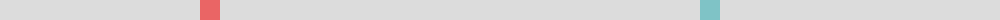
Frame 1 (no input)
Frame 60 (no input): identical to frame 1, image omitted
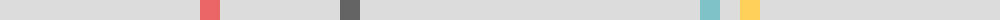
Frame 120 (the mouse pressed at the canvas centre since frame 60)

The p5.js sketch that drew these frames (run headless with seeded random() and noise() and a simulated clock; from frame 60 on, the mouse is pressed at the canvas centre):

// p5.js sketch
// ── sketch.js
let displaySize = 50;
let pixelSize = 20;
let BG = 235;

let playerOne;
let playerTwo;

let display;
let controller;

let golds = [];
let rocks = [];

function setup() {
    createCanvas((displaySize * pixelSize), pixelSize);
  
    display = new Display(displaySize, pixelSize);
    playerOne = new PlayerOne(color(127, 195, 198), parseInt(random(0, displaySize)), displaySize);
    playerTwo = new PlayerTwo(color(234, 101, 101), parseInt(random(0, displaySize)), displaySize);

    controller = new Controller();
}

function draw() {
    background(BG,BG,BG);
    controller.update();
    display.show();
    if (playerTwo.isExploding) {
        playerTwo.explode();  // Run explosion animation when Player 2 is exploding
    }
}

// ── controller.js
class Controller {
  constructor() {
      this.gameState = "PLAY";
      this.startTime = millis(); 
      this.lastDropTime = 0;
      this.hideStartTime = 0;
      this.isHidden = false;
  }

  update() {
      let currentTime = millis();
      display.clear();

      switch (this.gameState) {
          case "PLAY":
              if (this.isHidden) {
                  if (currentTime - this.hideStartTime >= 1000) {
                      this.isHidden = false;
                  }
              }

              display.setPixel(playerTwo.position, playerTwo.playerColor);

              if (!this.isHidden) {
                  display.setPixel(playerOne.position, playerOne.playerColor);
              }

              // 检查 playerTwo 是否正在爆炸
              if (playerTwo.isExploding) {
                  playerTwo.explode();
              }

              // 检查是否生成新的 gold 和 rock
              if (currentTime - this.lastDropTime > 2000) {
                  let newGoldPos = parseInt(random(0, displaySize));
                  let newRockPos = parseInt(random(0, displaySize));

                  while (abs(newGoldPos - newRockPos) < 3) {
                      newRockPos = parseInt(random(0, displaySize));
                  }

                  if (golds.length < 10) {
                      golds.push(newGoldPos);      
                  }
                  if (rocks.length < 10) {
                      rocks.push(newRockPos);
                  }

                  this.lastDropTime = currentTime;
              }

              golds.forEach(pos => {
                  display.setPixel(pos, color(255, 208, 90));  
              });
              rocks.forEach(pos => {
                  display.setPixel(pos, color(100, 100, 100)); 
              });

              if (golds.includes(playerOne.position)) {
                  golds = golds.filter(pos => pos !== playerOne.position); // 玩家1碰到gold后移除
              }

              break;

              case "SCORE":       
            
                // reset everyone's score
                playerOne.score = 0;
                playerTwo.score = 0;

                // put the target somewhere else, so we don't restart the game with player and target in the same place
                target.position = parseInt(random(1,displaySize));

                //light up w/ winner color by populating all pixels in buffer with their color
                display.setAllPixels(score.winner);                    

                break;
      }
  }

  endGame() {
      this.gameState = "GAME_OVER";
      console.log("游戏结束");
  }
}

function keyPressed() {
  if (key == 'A' || key == 'a') {
      playerOne.move(-1);
  }

  if (key == 'D' || key == 'd') {
      playerOne.move(1);
  }

  if (key == 'J' || key == 'j') {
      playerTwo.move(-1);
  }

  if (key == 'L' || key == 'l') {
      playerTwo.move(1);
  }

  if (key == 'H' || key == 'h') {
      controller.hideStartTime = millis();
      controller.isHidden = true;
  }
  
  if (key == 'O' || key == 'o') {
    playerTwo.startExplosion(); 
  }
}

// ── display.js
class Display {

    constructor(_displaySize, _pixelSize) {
  
      this.displaySize = _displaySize;
      this.pixelSize = _pixelSize;
      this.initColor = color(220, 220, 220);      // black color
      this.displayBuffer = [];

      // Assign black to all pixels. Black = off
      for(let i = 0; i < this.displaySize; i++){
        this.displayBuffer[i] = this.initColor;
      }
  
    }
  
     // Color a specific pixel in the buffer
    setPixel(  _index,  _color) {
        this.displayBuffer[_index]  = _color;
    }
  

    // Color all pixels in the buffer
    setAllPixels( _color) {
      
      for(let i = 0; i < displaySize; i++) { 
        display.setPixel(i, _color); 
      }
    }


    // Now write it to screen
    // This is the only function in the entire software that writes something directly to the screen. I recommend you keep it this way.
    show() {
      for (let i =0; i< this.displaySize; i++) {
        noStroke();
        fill(this.displayBuffer[i]);
        rect(i*this.pixelSize,0,this.pixelSize,this.pixelSize);
      }
    }


    
    // Let's empty the display before we start adding things to it again
    clear() {

        for(let i = 0; i < this.displaySize; i++) {    
          this.displayBuffer[i] = this.initColor; 
        }
    }
    

  }
// ── player.js
class PlayerOne {
  
    constructor(_color, _position, _displaySize) {
        this.playerColor = _color;
        this.position = _position;
        this.score = 0;
        this.displaySize = _displaySize;
    }

    move(_direction) {
        let nextPosition = this.position + _direction;

        if (nextPosition == -1) {
            nextPosition = this.displaySize - 1;
        } else if (nextPosition == this.displaySize) {
            nextPosition = 0;
        }

        if (!rocks.includes(nextPosition)) {
            this.position = nextPosition;
        }
    } 
}

class PlayerTwo {

    constructor(_color, _position, _displaySize) {
        this.playerColor = _color;
        this.position = _position;
        this.score = 0;
        this.displaySize = _displaySize;
        this.isExploding = false;  // Set initially to false
        this.explosionSize = 1;  // Default explosion size
        this.explosionStartTime = 0;  // Record explosion start time
        this.flashColor = false; // Used for flashing effect
    }

    move(_direction) {
        this.position = this.position + _direction;

        if (this.position == -1) {
            this.position = this.displaySize - 1;
        } else if (this.position == this.displaySize) {
            this.position = 0;
        } 
    }

    startExplosion() {
        this.isExploding = true;
        this.explosionStartTime = millis();  // Set the start time of the explosion
        this.explosionSize = 1;              // Set initial explosion size
    }

    explode() {
        // Implement flashing effect
        let explosionColor = this.flashColor ? color(255, 138, 138) : color(BG, BG, BG);

        // Track the number of frames
        if (this.frameCount === undefined) {
            this.frameCount = 0;  // Initialize frame counter if not defined
        }

        // Increment the frame counter
        this.frameCount++;

        // Change color every 10 frames
        if (this.frameCount % 10 === 0) {
            this.flashColor = !this.flashColor;  // Toggle flash color every 10 frames
        }

        // Explosion center at Player 2's position
        display.setPixel(this.position, explosionColor);

        // Expand the explosion by 1 pixel in both directions
        for (let i = 1; i <= this.explosionSize; i++) {
            let leftPos = this.position - i;
            let rightPos = this.position + i;

            if (leftPos < 0) {
                leftPos = this.displaySize - 1;
            }
            if (rightPos >= this.displaySize) {
                rightPos = 0;
            }

            display.setPixel(leftPos, explosionColor);
            display.setPixel(rightPos, explosionColor);

            // 检查是否与 gold 重叠 (Check if explosion hits gold)
            golds = golds.filter(pos => pos !== leftPos && pos !== rightPos);

            // 检查是否与 playerOne 重叠 (Check if explosion hits playerOne)
            if (playerOne.position === leftPos || playerOne.position === rightPos || playerOne.position === this.position) {
                controller.endGame();  // End game if PlayerOne hits the explosion
            }
        }

        // End the explosion after 1.5 seconds
        if (millis() - this.explosionStartTime > 1500) {
            this.isExploding = false;  // Stop the explosion
        }
    }
}



// ── style.css

html, body {
    height: 100%;
  }

body {
    background-color: #ffffff;
    margin: 0;
    display: flex;
    justify-content: center; 
    align-items: center;    
  }
  
